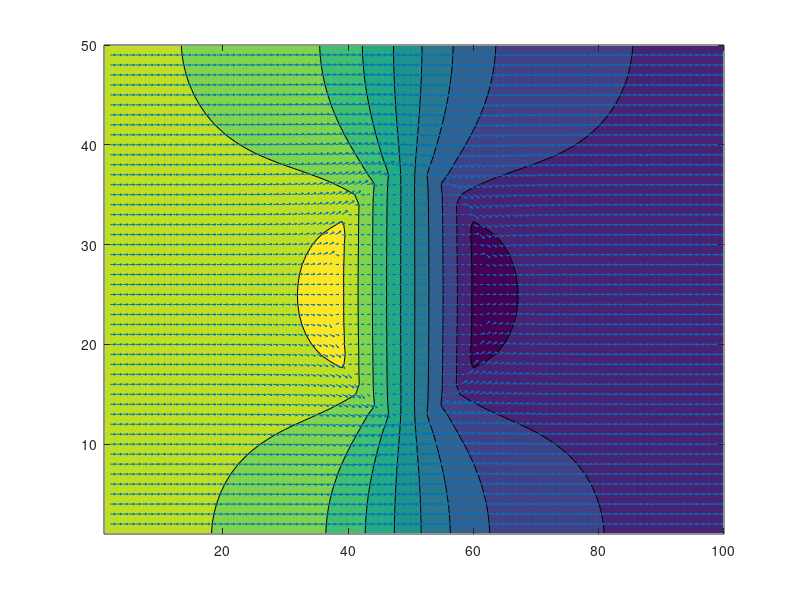

This figure's MATLAB source: (Note: this script raises an error after producing the figure.)
clear
close all
%space variables (ENTER)
Nx=100;           %number of columns
Ny=50;           %number of rows 
%discretization variables (ENTER)
dx = 1;          % x-grid size
dy = 1;          % y-grid size
%fluid density & viscosity (ENTER)
density = 1000;
viscosity = 1;
ratio = density/viscosity;       %ratio of density and dynamic viscosity 
%size and dimension of pressure and velocity (AUTO)
p = zeros(Ny,Nx);      %pressure
u = zeros(Ny+1,Nx+1);  %x-velocity  
v = zeros(Ny+1,Nx+1);  %y-velocity
residual = zeros(Ny*Nx,1); %residuals from continuity
dp = zeros(Ny*Nx,1);  %changes in pressures
%initial conditions (ENTER)
u = zeros(Ny+1,Nx+1)+1;
%constant value of 0.1 (initializes velocity field)
%temporary variables (AUTO)
u1=u;  
v1=v;
dp1=zeros(Ny,Nx);
residual1=zeros(Ny,Nx);

%apply boundary conditions
% u1(Ny/2-Ny/5+2:Ny/2+Ny/5,Nx/2-Nx/5+2:Nx/2+Nx/5) = 0.0; %for rectangle/square                  
% v1(Ny/2-Ny/5+2:Ny/2+Ny/5,Nx/2-Nx/5+2:Nx/2+Nx/5) = 0.0;

radius = 0.25*(min(Nx,Ny)); %for circles
center = [Nx/2,Ny/2];
for i=1:Ny         
    for j=1:Nx
        distance = sqrt((i-center(2))^2 + (j-center(1))^2);
        if (distance <= radius)
        u1(i,j) = 0;
        v1(i,j) = 0;
        end
    end
end

%spy(u1)   
        

%timestep value, relaxation factor, number of iterations (ENTER)
dt=1;             
relaxation_factor=1;            
total_iterations=1;            
residual_max = zeros(total_iterations,1);
%check CFL criteria (CHECK!)
CFL_x = max(max(u))*dt/dx;
CFL_y = max(max(u))*dt/dy;
%calculate sparse matrix (AUTO)
J_a = 2*(1/dx^2+1/dy^2);
J_b = -1/dy^2;
J_c = -1/dx^2;
J=spalloc(Nx*Ny,Nx*Ny,(Nx-2)*(Ny-2)*4+Nx*Ny);
for i=1:Nx*Ny-1
    J(i,i+1)=J_b;
end
for i=2:Nx*Ny
    J(i,i-1)=J_b;
end
for i=1:Nx*Ny-Nx
    J(i,i+Nx)=J_c;
end
for i=1:Nx*Ny-Nx
    J(i+Nx,i)=J_c;
end
for i=1:Ny-1
J(i*Nx+1,i*Nx)=0;
J(i*Nx,i*Nx+1)=0;
end
for i=1:Nx*Ny
    J(i,i)=-sum(J(i,:));
end
%spy(J)   %for checking sparse matrix
for j=1:Ny
    for i=1:Nx
        
        residual1(j,i)=-((u1(j,i+1)-u1(j,i))/dx+(v1(j+1,i)-v1(j,i))/dy)/dt;    %calculate residuals from continuity
   
    end
end
for j=1:Ny
    for i=1:Nx
        
        residual(Nx*(j-1)+i,1)=residual1(j,i);                          %converting residual from a matrix to a vector
    
    end
end
dp=J\residual;                                              %changes in pressure field
for j=1:Ny
    for i=1:Nx
        dp1(j,i)=dp(Nx*(j-1)+i,1);                             %converitng changes in pressure field from a vector to a matrix
    end
end
for j=2:Ny
    for i=2:Nx
        u1(j,i)=u1(j,i)+relaxation_factor*(dp1(j,i-1)-dp1(j,i))*dt/dx;                 %u velocity correction
    end
end
for j=2:Ny
    for i=2:Nx+1
        v1(j,i)=v1(j,i)+relaxation_factor*(dp1(j-1,i-1)-dp1(j,i-1))*dt/dy;             %v velocity correction
    end
end
p = p + relaxation_factor*dp1;                                      %pressure field correction
u = u1;
v = v1;
% 
figure()
contourf (p)  %plot pressure field
hold on
UU = u(2:Ny-1,3:Nx);  %select u velocity field (adjust for staggered grid)
VV = v(2:Ny-1,3:Nx);  %select v velocity field (adjust for staggered grid)
[X,Y]=meshgrid(2:1:Nx-1,2:1:Ny-1);   %vector plot
q=quiver(X,Y,UU,VV,1);
q.Color = 'black';
axis equal;

%draw a square
% v_ = [Nx/2-Nx/5+1 Ny/2-Ny/5+1.5;  Nx/2-Nx/5+1 Ny/2+Ny/5+0.5; Nx/2+Nx/5 Ny/2-Ny/5+1.5; Nx/2+Nx/5 Ny/2+Ny/5+.5];
% f_ = [2 1 3 4];
% p_=patch('Faces',f_,'Vertices',v_,'FaceColor','red');
% p_.EdgeColor='none';
% p_.FaceColor='white';

%draw a circle (requires MATLAB image processing toolbox)
center1 = center;
center1(1)=center1(1) - 0.5;
radius1 = radius + 0.25;
h = drawcircle('Center',center1,'Radius',radius1,'Color','white','FaceAlpha',1);
xlabel ('x-dimension')
ylabel ('y-dimension')
title ('Pressure and velocity field around the circle')
colorbar